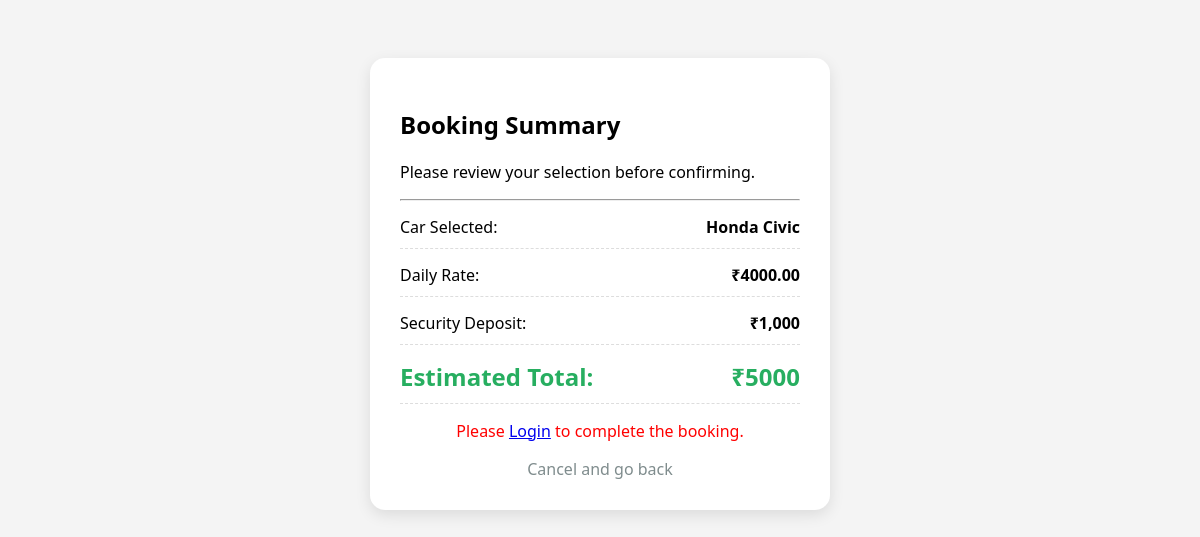
/checkout.php?car_id=1, run on the app's committed database.
### tables this page shows
CREATE TABLE IF NOT EXISTS `cars` (
  `id` int NOT NULL AUTO_INCREMENT,
  `brand` varchar(50) NOT NULL,
  `model` varchar(50) NOT NULL,
  `price` decimal(10,2) NOT NULL,
  `status` varchar(20) NOT NULL,
  PRIMARY KEY (`id`)
);

### checkout.php (the view, shortened to what this page needs)
<?php
include('db.php');
$car_id = $_GET['car_id'];
$query = "SELECT * FROM cars WHERE id = '$car_id'";
$result = mysqli_query($conn, $query);
$car = mysqli_fetch_assoc($result);
?>
<!DOCTYPE html>
<html>
<head>
</head>
<body>
<div class="checkout-card">
    <h2>Booking Summary</h2>
    <p>Please review your selection before confirming.</p>
    <hr>
    <div class="summary-item">
        <span>Car Selected:</span>
        <strong><?php echo $car['brand'] . " " . $car['model']; ?></strong>
    </div>
    <div class="summary-item">
        <span>Daily Rate:</span>
        <strong>₹<?php echo $car['price']; ?></strong>
    </div>
    <div class="summary-item">
        <span>Security Deposit:</span>
        <strong>₹1,000</strong>
    </div>
    <div class="summary-item total">
        <span>Estimated Total:</span>
        <span>₹<?php echo $car['price'] + 1000; ?></span>
    </div>
    <?php if(isset($_SESSION['user_id'])): ?>
        <a href="confirm_booking.php?car_id=<?php echo $car_id; ?>" class="confirm-btn">Confirm & Pay Now</a>
    <?php else: ?>
        <p style="color:red; text-align:center;">Please <a href="login.php">Login</a> to complete the booking.</p>
    <?php endif; ?>
    <a href="index.php" style="display:block; text-align:center; margin-top:15px; color:#7f8c8d; text-decoration:none;">Cancel and go back</a>
</div>
</body>
</html>

### checkout.php (style rules this page uses)
body { font-family: 'Segoe UI', sans-serif; background: #f4f4f4; padding: 50px; display: flex; justify-content: center; }
.checkout-card { background: white; padding: 30px; border-radius: 15px; box-shadow: 0 5px 15px rgba(0,0,0,0.1); width: 400px; }
.summary-item { display: flex; justify-content: space-between; margin: 15px 0; border-bottom: 1px dashed #ddd; padding-bottom: 10px; }
.total { font-size: 1.5em; font-weight: bold; color: #27ae60; }

### data on the page
cars: brand "Honda", model "Civic", price "4000.00", $car['price'] + 1000 "5000"
